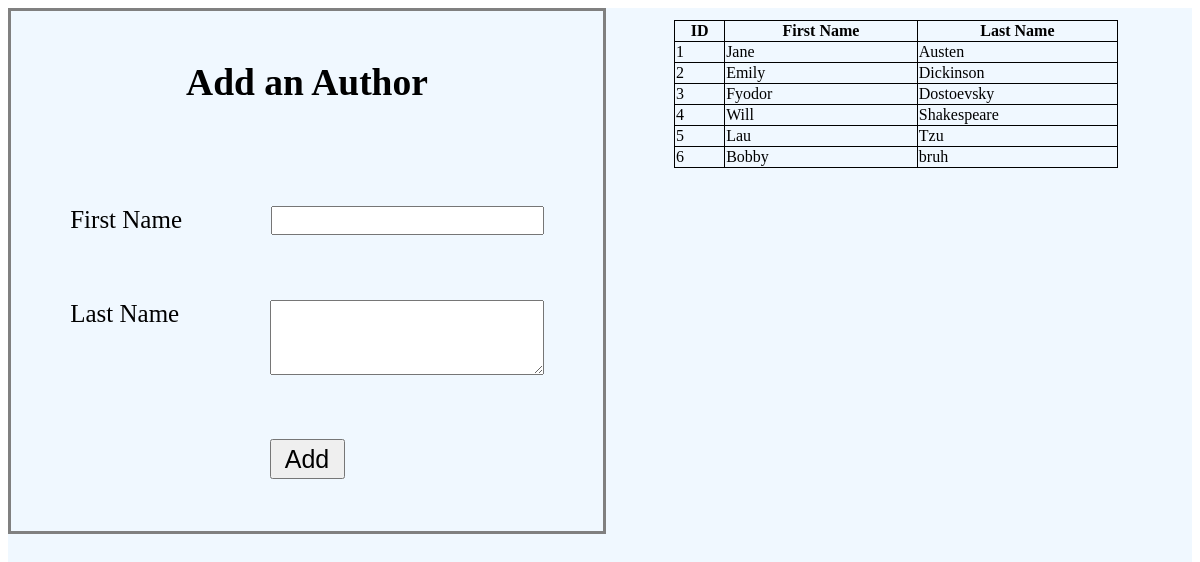
The page /author on the database its author committed.
### book_authors_app/models.py (models this page shows)
class Author(models.Model):
    first_name = models.CharField(max_length=45)
    last_name = models.CharField(max_length=45)
    books = models.ManyToManyField(Book, related_name="authors")
    notes = models.TextField(null=True)
    created_at = models.DateTimeField(auto_now_add=True)
    updated_at = models.DateTimeField(auto_now=True)

### book_authors_app/views.py (the view)
# urls.py: path('author', views.author),
def author(request):
    context = {
        "all_authors": Author.objects.all()
    }
    return render(request, 'authors.html', context)

### book_authors_app/templates/authors.html (shortened to what this page needs)
<!DOCTYPE html>
<html lang="en">
    <head>
        <link rel="stylesheet" href="/static/style.css">
    </head>
    <body>
        <section id="grid">
            <div id="box1">
                <h1>Add an Author</h1>
                <form action="/add-author-name" method="POST" id="add_book">
                    <div class="field_boxes">
                        <label for="first_name">First Name</label>
                        <input type="text" name="first_name" class="input_boxes">
                    </div>
                    <div class="field_boxes">
                        <label for="last_name">Last Name</label>
                        <textarea name="last_name" class="input_boxes" cols="21" rows="3"></textarea>
                    </div>
                    <button type="submit" id="add_button">Add</button>
                </form>
            </div>
            <div id="box2">
                <table>
                    <tr>
                        <th>ID</th>
                        <th>First Name</th>
                        <th>Last Name</th>
                    </tr>
                    {% for author in all_authors %}
                        <tr>
                            <td>{{author.id}}</td>
                            <td>{{author.first_name}}</td>
                            <td>{{author.last_name}}</td>
                        </tr>
                    {% endfor %}
                </table>
            </div>
        </section>
    </body>
</html>

### book_authors_app/static/style.css (style rules this page uses)
section { width: 100%; height: 100vh; background-color: aliceblue; }
#grid { display: grid; grid-template-columns: repeat(2, 1fr); grid-template-rows: repeat(1, 1fr); }
#box1 { display: flex; flex-direction: column; justify-content: space-around; font-size: 25px; align-items: center; border: 3px solid grey; width: 100%; height: 65%; }
#add_book { display: flex; flex-direction: column; justify-content: space-around; font-size: 25px; align-items: center; width: 100%; height: 65%; }
.input_boxes { font-size: 20px; }
.field_boxes { width: 80%; display: flex; flex-direction: row; justify-content: space-between; }
#add_button { width: 75px; height: 40px; font-size: 25px; }
#box2 { display: flex; justify-content: center; align-items: flex-start; width: 100%; height: 100%; }
table { margin-top: 2%; width: 75%; }
table, th, td { border: 1px solid black; border-collapse: collapse; }

### rows shown on the page
Author: id "1", first_name "Jane", last_name "Austen"
Author: id "2", first_name "Emily", last_name "Dickinson"
Author: id "3", first_name "Fyodor", last_name "Dostoevsky"
Author: id "4", first_name "Will", last_name "Shakespeare"
Author: id "5", first_name "Lau", last_name "Tzu"
Author: id "6", first_name "Bobby", last_name "bruh"
